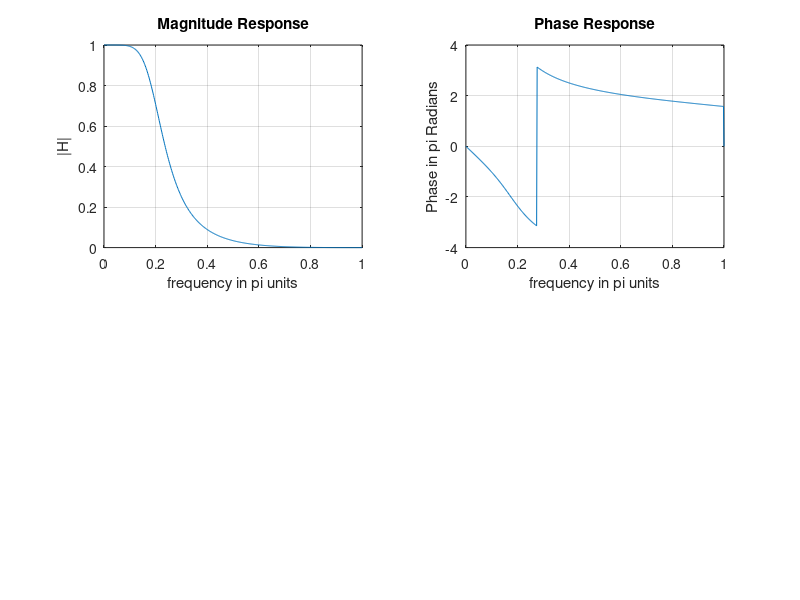

MATLAB code to generate this figure:
b = [0.0181, 0.0543, 0.0543, 0.0181];
a = [1, -1.76, 1.1829, -0.2781];
m = 0: length(b)-1; l = 0:length(a)-1;
K = 500; k = 0:1:K;
w = pi*k/K;
num = b* exp(-j*m'*w);

den = a*exp(-j*l'*w);
H = num ./ den;
magH = abs(H); angH = angle(H);
subplot(2,2,1); plot(w/pi, magH); grid;
xlabel('frequency in pi units');ylabel('|H|');title('Magnitude Response');
subplot(2,2,2); plot(w/pi, angH); grid;
xlabel('frequency in pi units');ylabel('Phase in pi Radians');title('Phase Response');